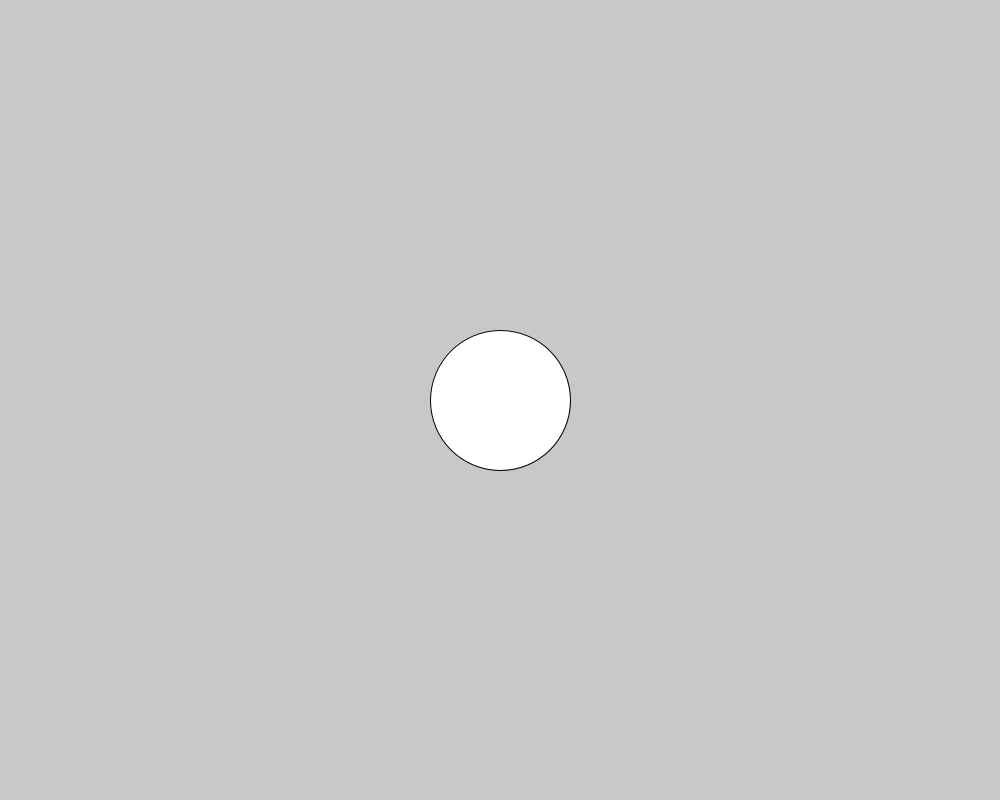
Frame 1 (no input)
Frame 60 (the mouse pressed at the canvas centre just before this capture): identical to frame 1, image omitted
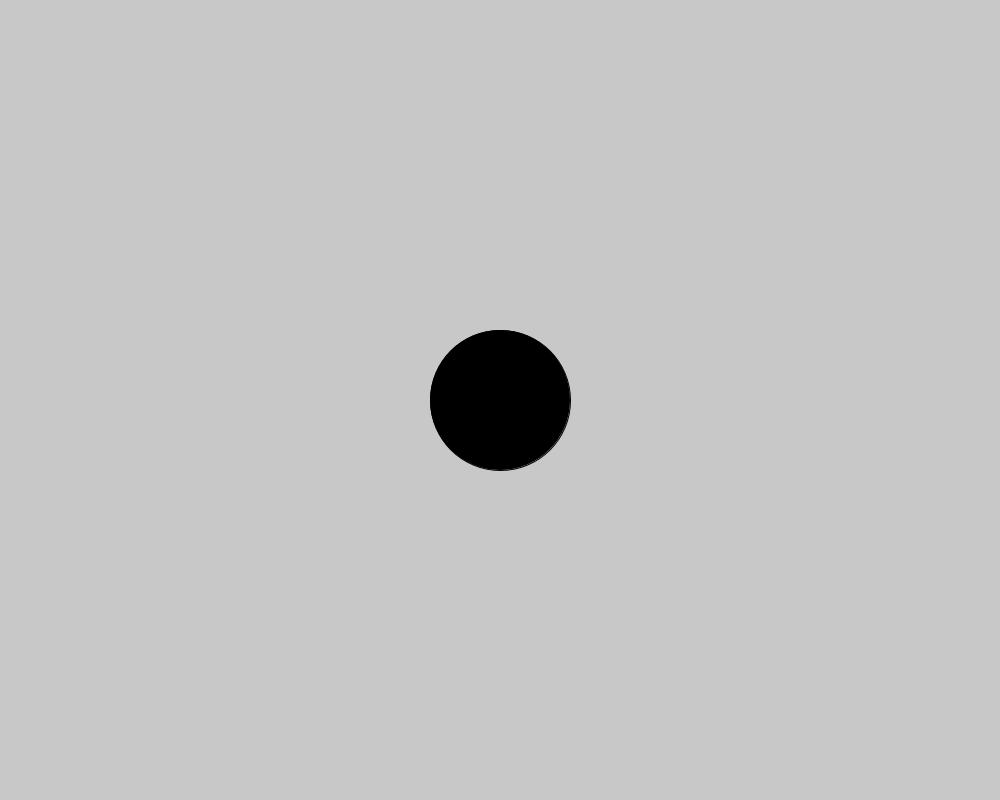
Frame 120 (the mouse held since frame 60 and released just before this capture)

The Processing sketch that drew these frames (run headless with seeded random() and noise(); from frame 60 on, the mouse is pressed at the canvas centre):

// Processing sketch: processing_73558
// ── processing_73558.pde

int x= 500;
int y= 400;
int radio= 70;

void setup(){
  size(1000, 800);
  ellipseMode(RADIUS);
}

void draw(){
  background(200);
  float d= dist(mouseX, mouseY, x, y);
  if (d< radio){
    fill(0);
  }else{
    fill(255);
  }ellipse (x, y, radio, radio);
}
